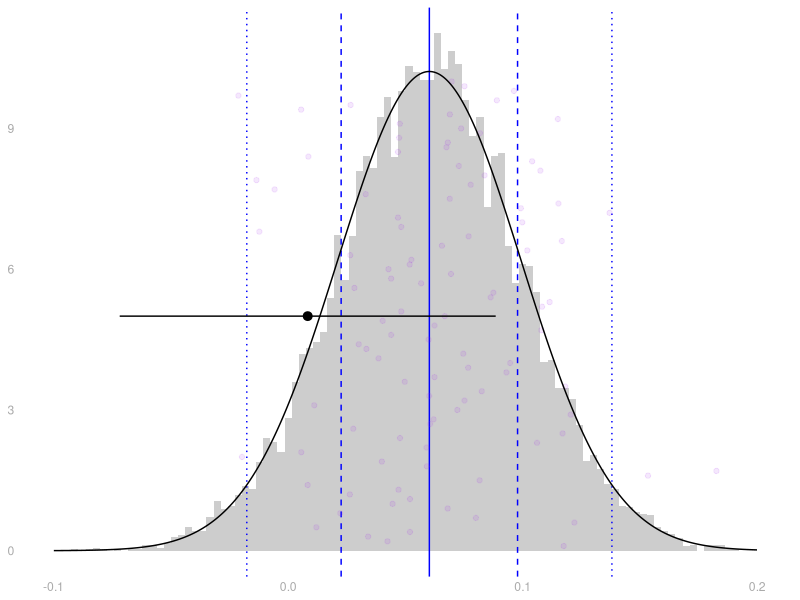
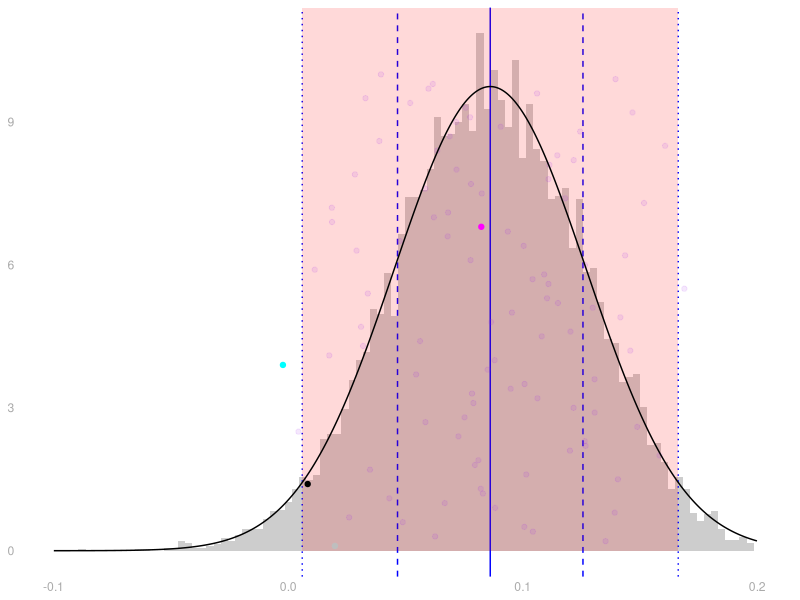
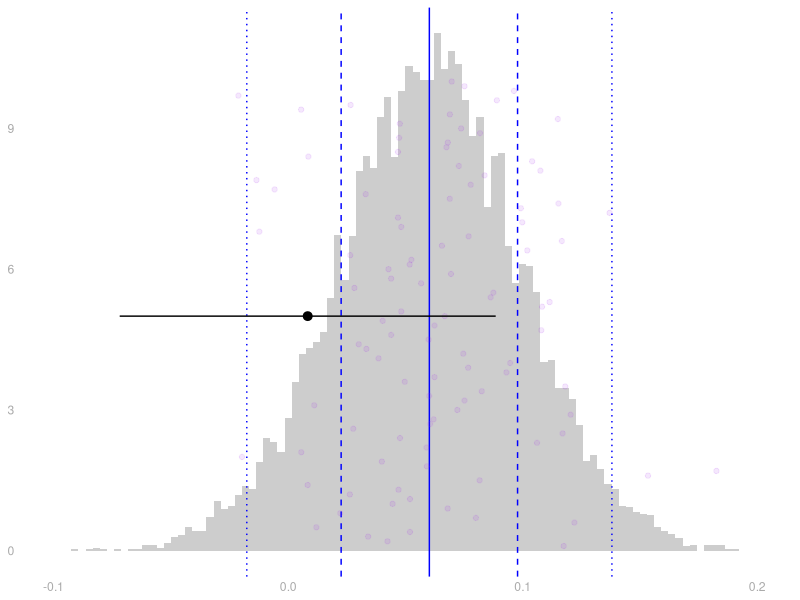
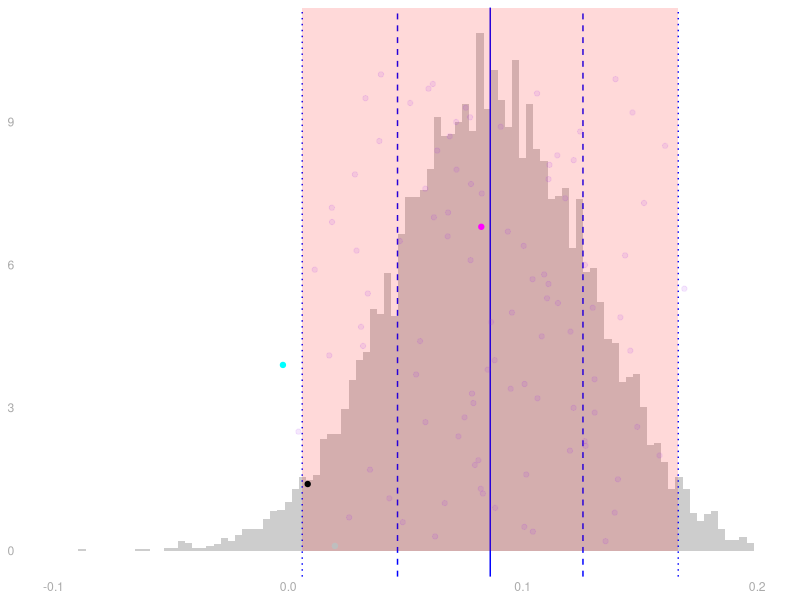
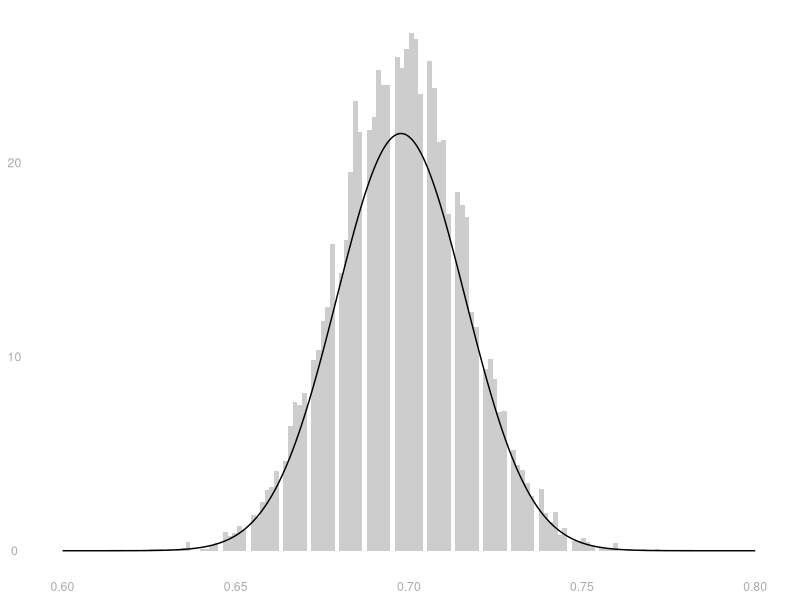
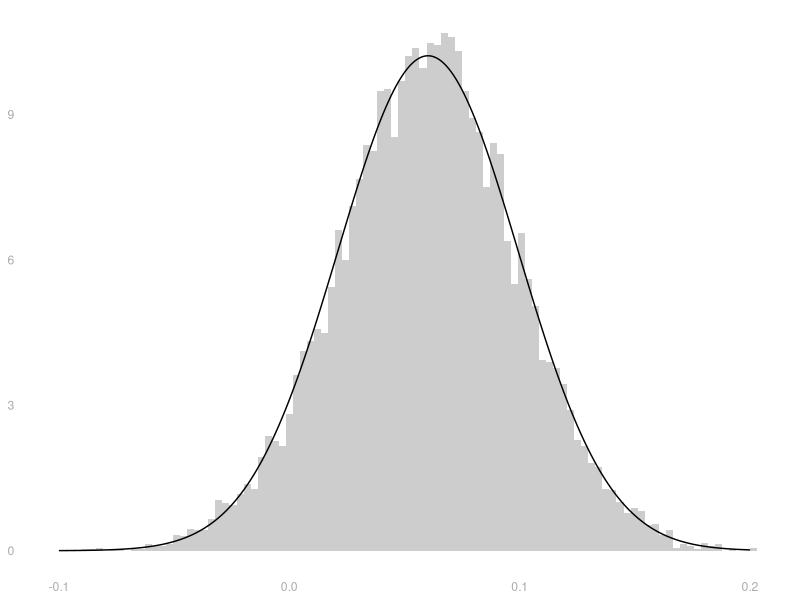
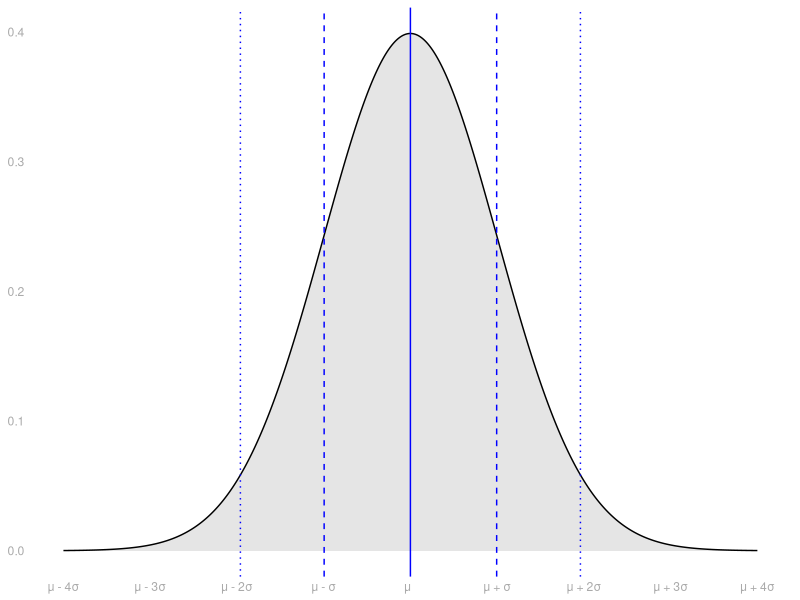
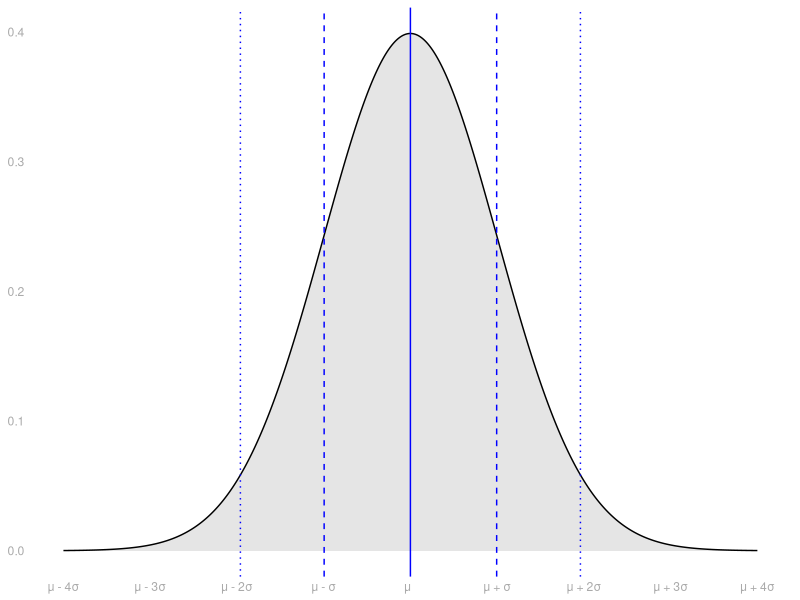

These figures' R source, in order:
## ---- chunk 1
library(ggplot2)

library(scales)
library(knitr)
library(tidyverse)

percent = label_percent(accuracy=1)
approx  = function(x,accuracy=.01) { label_number(accuracy=accuracy, scale_cut=cut_short_scale())(x) }
## ---- chunk 2
class.theme = theme(plot.background = element_rect(fill = "transparent", colour = NA),
        panel.background = element_rect(fill = "transparent", colour = NA),
                    legend.background = element_rect(fill="transparent", colour = NA),
                    legend.box.background = element_rect(fill="transparent", colour = NA),
                    legend.key = element_rect(fill="transparent", colour = NA),
        axis.ticks.x = element_blank(),
        axis.ticks.y = element_blank(),
        axis.text.x  = element_text(colour = "#aaaaaa"),
        axis.text.y  = element_text(colour = "#aaaaaa"),
        axis.title.x  = element_text(colour = "#aaaaaa"),
        axis.title.y  = element_text(colour = "#aaaaaa", angle=90)
)

theme_set(class.theme)
theme_update(axis.title.x  = element_blank(),
             axis.title.y  = element_blank())
simplified.theme = theme_get()

theme_update(axis.text.x   = element_blank(), 
              axis.text.y   = element_blank())
blank.theme = theme_get()

theme_update(panel.grid.major=element_line(color=rgb(1,0,0,.1,  maxColorValue=1)),
           panel.grid.minor=element_line(color=rgb(0,1,0,.1, maxColorValue=1)))
grid.theme = theme_get()

theme_set(simplified.theme)
## ---- chunk 3
#| echo: false 
our.seed = 0
set.seed(4)
N = 7233584
n = 625
m = N

b0 = floor(.7*N)
b1 = ceiling(.3*N)
y0 = rbinom(n=b0,size=1,prob=.68)
y1 = rbinom(n=b1,size=1,prob=.74)
dfpop = data.frame(y=c(y0,y1), x=c(rep(0,b0),rep(1,b1)))
dfpop = dfpop[sample(1:N),] # shuffle the rows
x = dfpop$x
y = dfpop$y


# Generate Sample Data for us (J1) and three friends (J2,J3,JM)
set.seed(our.seed)
J1 = sample(1:N,size=n,replace=T)
J2 = sample(1:N,size=n,replace=T)
J3 = sample(1:N,size=n,replace=T)
JM = sample(1:N,size=n,replace=T)

J = J1
dfsam = dfpop[J,]
Y = dfsam$y
X = dfsam$x
## ---- chunk 4
#| out-height: 400px
#| fig-asp: .3 

width = function(samples, alpha=.05) {
  covg.dif = function(w) { 
    actual = mean( mean(samples) - w/2 <= samples & samples <= mean(samples) + w/2)
    nominal = 1-alpha 
    actual - nominal  
  }
  uniroot(covg.dif, interval=c(0, 2*max(abs(samples-mean(samples)))))$root
}

set.seed(our.seed)
Js = array(dim=c(10000, n))
Ys = array(dim=c(10000, n))
for(rr in 1:10000) {
  Js[rr,] = sample(N, n, replace=TRUE)
  Ys[rr,] = y[Js[rr,]]
}
meanY.samples = rowMeans(Ys)
default.height = .04
scale_x = scale_x_continuous(breaks=seq(.6,.8, by=.025), limits=c(.6, .8)) 
scale_y = scale_y_continuous(breaks=seq(0,default.height,by=.01), limits=c(0, default.height))

annotate.histogram = function(histplot, samples, shade=FALSE, 
                              shade.width=width(samples, alpha=.05), shade.color='green', shade.alpha=.15) { 
    w66 = width(samples, alpha=1/3)
    w95 = width(samples, alpha=.05)
    p = histplot + 
           geom_vline(aes(xintercept=mean(samples)), color="blue") +
           geom_vline(aes(xintercept=mean(samples)+c(-1,1)*w66/2), color="blue", linetype='dashed') +
           geom_vline(aes(xintercept=mean(samples)+c(-1,1)*w95/2), color="blue", linetype='dotted') 
    if(shade) { 
      p + geom_rect(aes(xmin=mean(samples)-shade.width/2, 
                        xmax=mean(samples)+shade.width/2, 
                        ymin=0, ymax=Inf), alpha=shade.alpha, fill=shade.color)
    } else { p }
}

annotated.bar = function(samples, ...) { 
    p = ggplot() + geom_bar(aes(x=samples, y=after_stat(prop)), alpha=.3) +
        geom_vline(aes(xintercept=mean(y)), color='green', size=3, alpha=.7)
    annotate.histogram(p, samples, ...) + scale_x + scale_y
}

default.highlight.colors = c('black', 'magenta', 'cyan', 'gray')
with.points = function(histplot, samples, K=100, highlight=4, height=default.height) {
    set.seed(our.seed)
    highlight.colors = if(highlight) default.highlight.colors[1:highlight] else c()
    heights = sample(height*(1:K)/K)
    data = data.frame(y=heights, x=samples[1:K], 
                      color=c(highlight.colors, rep('purple', K-length(highlight.colors))),
                      alpha=c(rep(1, length(highlight.colors)), rep(.1, K-length(highlight.colors))))
    histplot + geom_point(aes(y=y, x=x, color=I(color), alpha=I(alpha)), data=data)
}

with.intervals = function(histplot, samples, w=width(samples, alpha=.05), K=100, 
                          highlight=4, highlight.alpha=1, height=default.height) { 
    set.seed(our.seed)
    highlight.colors = if(highlight) default.highlight.colors[1:highlight] else c()
    heights = sample(height*(1:K)/K)
    data = data.frame(y=heights, x=samples[1:K], w=w,
                      color=c(highlight.colors, rep('purple', K-length(highlight.colors))),
                      alpha=c(rep(highlight.alpha, length(highlight.colors)), rep(.1, K-length(highlight.colors))))
    histplot + 
        geom_pointrange(aes(y=y, x=x, xmin=x-w/2, xmax=x+w/2, color=I(color), alpha=I(alpha)), data=data)
}
## ---- chunk 5
#| cache: true 

set.seed(our.seed)
difference.samples = array(dim=10000)
difference.sd.samples = array(dim=10000)
turnout.samples = array(dim=10000)
for(rr in 1:10000) {
    I = sample(1:m, n, replace=TRUE)
    X = x[I]
    Y = y[I]
    turnout.samples[rr] = mean(Y)
    difference.samples[rr] = mean(Y[X==1]) - mean(Y[X==0])
    p1 = mean(Y[X==1])
    p0 = mean(Y[X==0])
    difference.sd.samples[rr] = sqrt(p1*(1-p1)/sum(X==1) + p0*(1-p0)/sum(X==0))
}

turnout.bootstrap.samples = array(dim=10000)
difference.bootstrap.samples = array(dim=10000)
for(rr in 1:10000) {
    I = sample(1:n, n, replace=TRUE)
    Xstar = X[I]
    Ystar = Y[I]
    turnout.bootstrap.samples[rr] = mean(Ystar)
    difference.bootstrap.samples[rr] = mean(Ystar[Xstar==1]) - mean(Ystar[Xstar==0])
}
## ---- chunk 6
#| out-height: 300px 
#| fig-asp: .6
#| layout-ncol: 2 
#| fig-cap:
#| - The actual sampling distribution and its normal approximation.
#| - The bootstrap sampling distribution and its normal approximation. 
 
xx = seq(-.2,.3, length=1000)
scale_x_dif = scale_x_continuous(limits=c(-.1,.2))
wboot=width(difference.bootstrap.samples, alpha=.05)

difference.histogram=ggplot() + geom_histogram(aes(x=difference.samples, y=after_stat(density)), bins=100, alpha=.3)
annotated.difference.histogram.noshade = annotate.histogram(difference.histogram, difference.samples, shade=FALSE) 

pboot=ggplot() + geom_histogram(aes(x=difference.bootstrap.samples, y=after_stat(density)), alpha=.3, bins=100) 
annotated.bootstrap.difference.histogram = annotate.histogram(pboot, difference.bootstrap.samples,
  shade=TRUE, shade.color='red')

with.points(annotated.difference.histogram.noshade, difference.samples, height=10, highlight=0) + 
  geom_line(aes(x=xx, y=dnorm(xx, mean(difference.samples), sd(difference.samples))), color='black') +
  geom_pointrange(aes(x=x,y=y, xmin=x-w/2, xmax=x+w/2), 
                  data=data.frame(x=difference.samples[1], y=5, w=wboot), color='black') + 
  scale_x_dif

with.points(annotated.bootstrap.difference.histogram, 
            c(difference.samples[1], difference.bootstrap.samples), 
            height=10, highlight=4) + 
  geom_line(aes(x=xx, y=dnorm(xx, mean(difference.bootstrap.samples), sd(difference.bootstrap.samples))), color='black') + 
   scale_x_dif
## ---- chunk 7
set.seed(our.seed)
boot.ind1 = sample(1:n, n, replace=TRUE)
boot.ind2 = sample(1:n, n, replace=TRUE)
boot.ind3 = sample(1:n, n, replace=TRUE)
## ---- chunk 8
#| out-height: 300px 
#| fig-asp: .5
#| layout-ncol: 2 

with.points(annotated.difference.histogram.noshade, difference.samples, height=10, highlight=0) + 
  geom_pointrange(aes(x=x,y=y, xmin=x-w/2, xmax=x+w/2), 
                  data=data.frame(x=difference.samples[1], y=5, w=wboot), color='black') + 
                  scale_x_dif

with.points(annotated.bootstrap.difference.histogram, 
            c(difference.samples[1], difference.bootstrap.samples), 
            height=10, highlight=4) + scale_x_dif
## ---- chunk 9
#| out-height: 300px 
#| fig-asp: .45
#| layout-ncol: 2 
#| fig-cap:
#| - The sampling distribution of turnout and its normal approximation.
#| - The sampling distribution of the difference and its normal approximation.
 
xx = seq(.6,.8, length=1000)
turnout.histogram = ggplot() + geom_histogram(aes(x=turnout.samples, y=after_stat(density)), bins=150, alpha=.3) 
turnout.histogram + geom_line(aes(x=xx, y=dnorm(xx, mean(turnout.samples), sd(turnout.samples))), color='black') 

xx = seq(-.1,.2, length=1000)
difference.histogram=ggplot() + geom_histogram(aes(x=difference.samples, y=after_stat(density)), bins=100, alpha=.3)
difference.histogram + geom_line(aes(x=xx, y=dnorm(xx, mean(difference.samples), sd(difference.samples))), color='black') 
## ---- chunk 10
#| out-height: 300px
#| fig-asp: .3 

breaks = seq(-4, 4, 1) 
signs = case_when(
  breaks < 0 ~ '-', 
  breaks == 0 ~ '',
  breaks > 0 ~ '+')
offsets = case_when(
  breaks != 0 ~ ifelse(abs(breaks)==1, 'σ', sprintf('%dσ', abs(breaks))),
  breaks == 0 ~ '')
labels.abstract = sprintf('μ %s %s', signs, offsets)

x=seq(-4,4,by=.01)
sampling.dist.plot = ggplot() + 
       geom_area(aes(x=x,y=dnorm(x)), alpha=.1, color='black', fill='black') + 
       geom_vline(aes(xintercept=qnorm(.5)), linetype='solid', color='blue') +
       geom_vline(aes(xintercept=qnorm(c(.16,.84))), linetype='dashed', color='blue') +
       geom_vline(aes(xintercept=qnorm(c(.025,.975))), linetype='dotted', color='blue') +
       scale_x_continuous(breaks=seq(-4,4,by=1), labels=labels.abstract) 

sampling.dist.plot
## ---- chunk 11
#| out-height: 300px
#| fig-asp: .3 

sampling.dist.plot
## ---- chunk 12
#| out-height: 300px
#| fig-asp: .3 

sampling.dist.plot
## ---- chunk 13
#| out-height: 300px 
#| fig-asp: .3
 
w95 = width(turnout.bootstrap.samples, alpha=.05)
xx = seq(.6,.8, length=1000)
turnout.histogram = ggplot() + geom_histogram(aes(x=turnout.bootstrap.samples, y=after_stat(density)), bins=150, alpha=.3) 
turnout.histogram + geom_line(aes(x=xx, y=dnorm(xx, mean(Y), sd(Y)/sqrt(n))), color='black') 
## ---- chunk 14
#| out-height: 300px 
#| fig-asp: .3
 
turnout.histogram + geom_line(aes(x=xx, y=dnorm(xx, mean(Y), sd(Y)/sqrt(n))), color='black') 
## ---- chunk 15
#| out-height: 300px
#| fig-asp: .3
xx = seq(0,1,by=.001)
ggplot() + geom_line(aes(x=xx, y=xx*(1-xx)))
## ---- chunk 16
#| out-height: 300px
#| fig-asp: .3 

sampling.dist.plot
## ---- chunk 17
#| out-height: 300px 
#| fig-asp: .3

dif.est = mean(Y[X==1]) - mean(Y[X==0])
sd.dif = sqrt(mean(Y[X==1])*(1-mean(Y[X==1]))/sum(X==1) + mean(Y[X==0])*(1-mean(Y[X==0]))/sum(X==0)) 
w95 = width(difference.bootstrap.samples, alpha=.05)
xx = seq(-.1, .2, length=1000)
turnout.histogram = ggplot() + geom_histogram(aes(x=difference.bootstrap.samples-mean(difference.bootstrap.samples)+dif.est, y=after_stat(density)), bins=150, alpha=.3) 
turnout.histogram + geom_line(aes(x=xx, y=dnorm(xx, dif.est, sd.dif)), color='black') 
